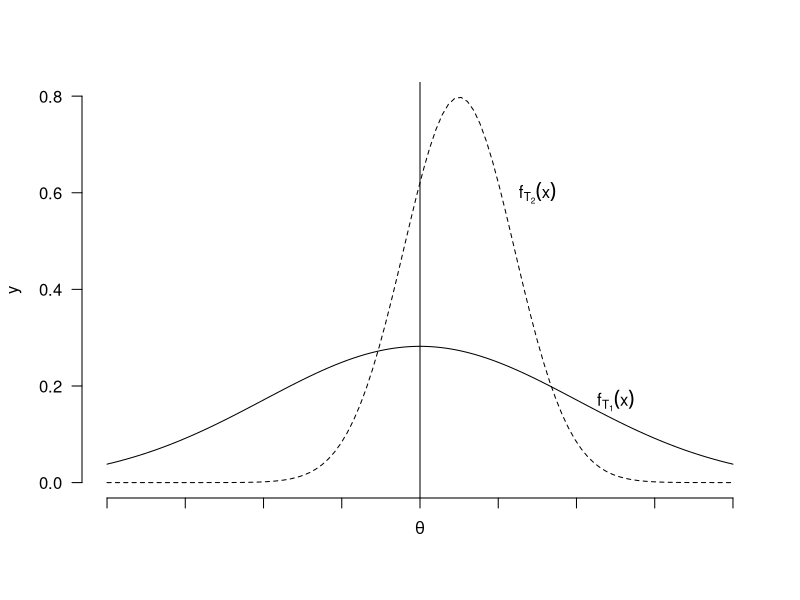

Recreate this plot in R.
# TODO: Add comment
# 
# Author: ortellic
###############################################################################


pdf(file="grafici/densityEstimatorBiasedUnBiased.pdf")
f <- function(x) {
	exp(-1/8*x^2)/sqrt(4*pi)
}

g <- function(x) {
	exp(-(x-0.5)^2)*sqrt(2)/sqrt(pi)
}

x <- seq(-4,4,length.out = 100)
y1 <- g(x)
y2 <- f(x)

plot(x,y1,type="l",lty=2,axes=FALSE,
		xlab="",ylab="y")
lines(x,y2)
Axis(at=-4:4,side=1, labels=c(rep("",4),expression(theta),rep("",4)))
Axis(side=2,las=1)
abline(v=0)
text(1.5,0.6,expression(f[T[2]](x)))
text(2.5,0.17,expression(f[T[1]](x)))
dev.off()
